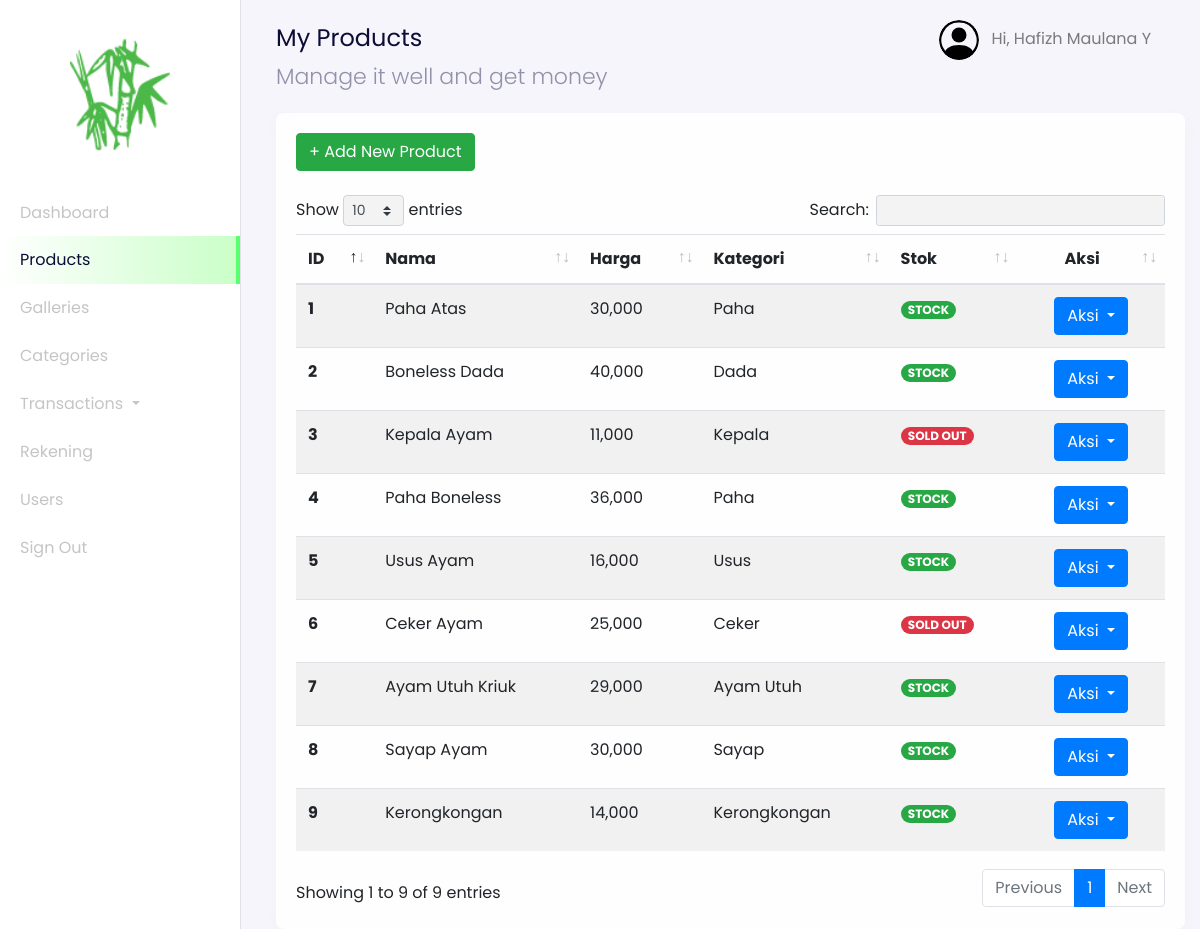
Screenshot of /admin?page=products (signed in) with the database file from the repository.
### tables this page shows
CREATE TABLE `users` (
  `id_user` int(11) NOT NULL,
  `name` varchar(255) NOT NULL,
  `email` varchar(255) NOT NULL,
  `password` varchar(255) NOT NULL,
  `address` text,
  `phone_number` varchar(255) NOT NULL,
  `postal_code` varchar(191) NOT NULL,
  `roles` varchar(255) NOT NULL
);

CREATE TABLE `products` (
  `id_product` int(11) NOT NULL,
  `product_name` varchar(255) NOT NULL,
  `unit` int(11) NOT NULL,
  `price` varchar(255) NOT NULL,
  `descriptions` text NOT NULL,
  `category_id` int(11) NOT NULL,
  `stock` varchar(255) NOT NULL
);

CREATE TABLE `categories` (
  `id` int(11) NOT NULL,
  `category_name` varchar(255) NOT NULL,
  `slug` varchar(255) NOT NULL
);

### config/config.php (called while the page is built, shortened)
<?php
$host = 'localhost';
$user = 'root';
$password = '';
$dbname = 'bamboo_art';
$conn = mysqli_connect($host, $user, $password, $dbname);
function query($query)
{
    global $conn;
    $result = mysqli_query($conn, $query);
    $rows = [];
    while ($row = mysqli_fetch_assoc($result)) {
        $rows[] = $row;
    }
    return $rows;
}
?>

### admin/dashboard-products.php (the view, shortened to what this page needs)
<nav
  class="navbar navbar-expand-lg navbar-light navbar-store fixed-top"
  data-aos="fade-down"
>
  <div class="container-fluid">
    <div class="collpase navbar-collapse" id="navbarResponsive">
      <ul class="navbar-nav d-none d-lg-flex ml-auto">
        <li class="nav-item dropdown">
          <a
            href="#"
            class="nav-link"
            id="navbarDropdown"
            role="button"
            data-toggle="dropdown"
          >
          <img
              src="../assets/images/person-circle.svg"
              alt="profile"
              height="40px"
              class="rounded-circle mr-2 profile-picture"
            />
            <?php
              $id_user = $_SESSION['user'];
              $user = query("SELECT * FROM users WHERE id_user = $id_user")[0];
            ?>
            Hi, <?= $user["name"]; ?>
          </a>
        </li>
      </ul>
    </div>
  </div>
</nav>
<div class="section-content section-dashboard-home" data-aos="fade-up">
  <div class="container-fluid">
    <div class="dashboard-heading">
      <h2 class="dashboard-title">My Products</h2>
      <p class="dashboard-subtitle">Manage it well and get money</p>
    </div>
    <div class="dashboard-content">
      <div class="row mt-4">
        <div class="col-12">
          <div class="card">
            <div class="card-body">
              <div class="row mb-4">
                <div class="col-12">
                <a href="?page=products-create" class="btn btn-success">
                  + Add New Product
                </a>
                </div>
              </div>
              <div class="row">
                <div class="col-12">
                  <div class="table-responsive">
                    <table class="table table-striped table-hover" id="table">
                      <thead>
                        <tr>
                          <th scope="col">ID</th>
                          <th scope="col">Nama</th>
                          <th scope="col">Harga</th>
                          <th scope="col">Kategori</th>
                          <th scope="col">Stok</th>
                          <th scope="col" class="text-center">Aksi</th>
                        </tr>
                      </thead>
                      <tbody>
                        <?php
                          $no = 1;
                          $query = "SELECT * FROM products INNER JOIN categories ON products.category_id = categories.id";
                          $products = query($query);
                        ?>
                        <?php foreach ($products as $product) : ?>
                          <tr>
                            <th scope="row"><?= $no; ?></th>
                            <td><?= $product["product_name"]; ?></td>
                            <td><?= number_format($product["price"]); ?></td>
                            <td><?= $product["category_name"]; ?></td>
                            <td>
                              <?php if ($product["stock"] <= 0) : ?>
                                <span class="badge badge-pill badge-danger">SOLD OUT</span>
                              <?php else: ?>
                                <span class="badge badge-pill badge-success">STOCK</span>
                              <?php endif; ?>
                            </td>
                            <td style="width: 17%; text-align: center;">
                              <div class="dropdown">
                                <button class="btn btn-primary dropdown-toggle" type="button" id="dropdownMenuButton" data-toggle="dropdown" aria-haspopup="true" aria-expanded="false">
                                  Aksi
                                </button>
                              </div>
                            </td>
                          </tr>
                          <?php $no++ ?>
                        <?php endforeach;?>
                      </tbody>
                    </table>
                  </div>
                </div>
              </div>
            </div>
          </div>
        </div>
      </div>
    </div>
  </div>
</div>

### rows the page displays
users: name "Hafizh Maulana Y"
products: product_name "Paha Atas", price "30,000", category.category_name "Paha", stock "STOCK"
products: product_name "Boneless Dada", price "40,000", category.category_name "Dada", stock "STOCK"
products: product_name "Kepala Ayam", price "11,000", category.category_name "Kepala", stock "SOLD OUT"
products: product_name "Paha Boneless", price "36,000", category.category_name "Paha", stock "STOCK"
products: product_name "Usus Ayam", price "16,000", category.category_name "Usus", stock "STOCK"
products: product_name "Ceker Ayam", price "25,000", category.category_name "Ceker", stock "SOLD OUT"
products: product_name "Ayam Utuh Kriuk", price "29,000", category.category_name "Ayam Utuh", stock "STOCK"
products: product_name "Sayap Ayam", price "30,000", category.category_name "Sayap", stock "STOCK"
products: product_name "Kerongkongan", price "14,000", category.category_name "Kerongkongan", stock "STOCK"
